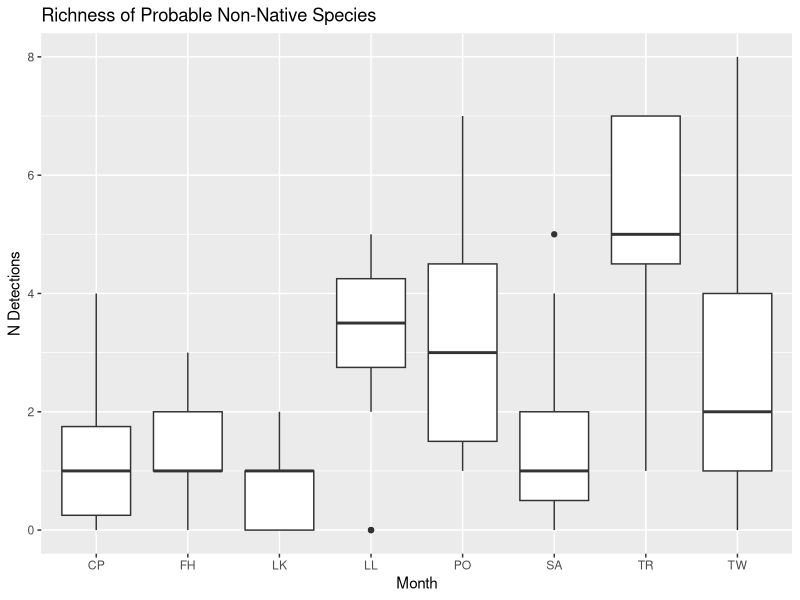
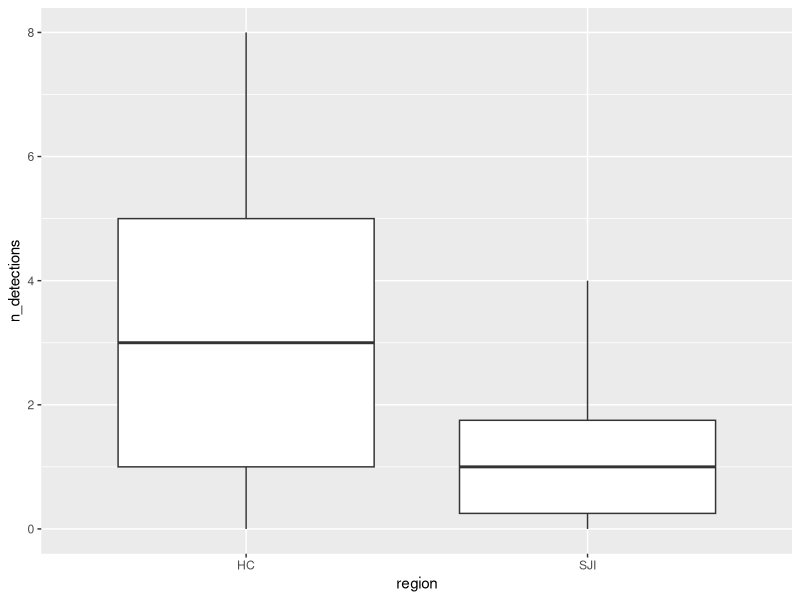
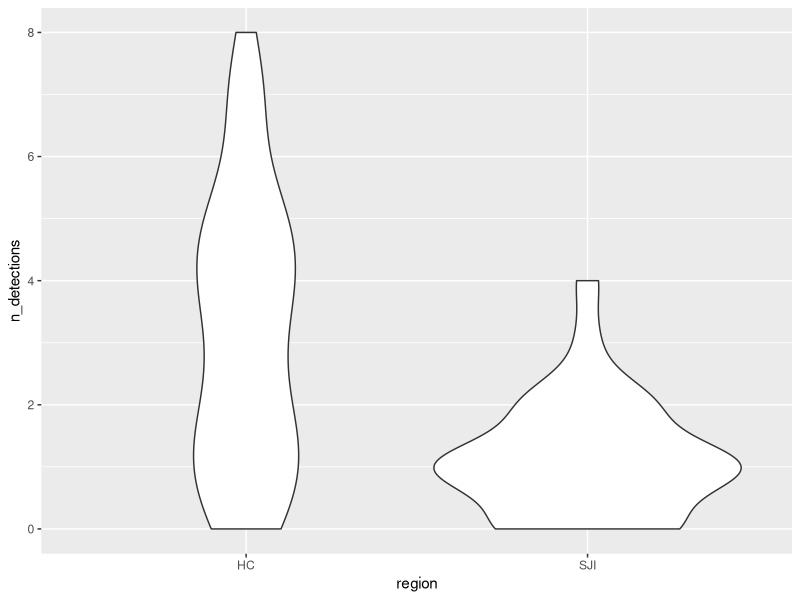
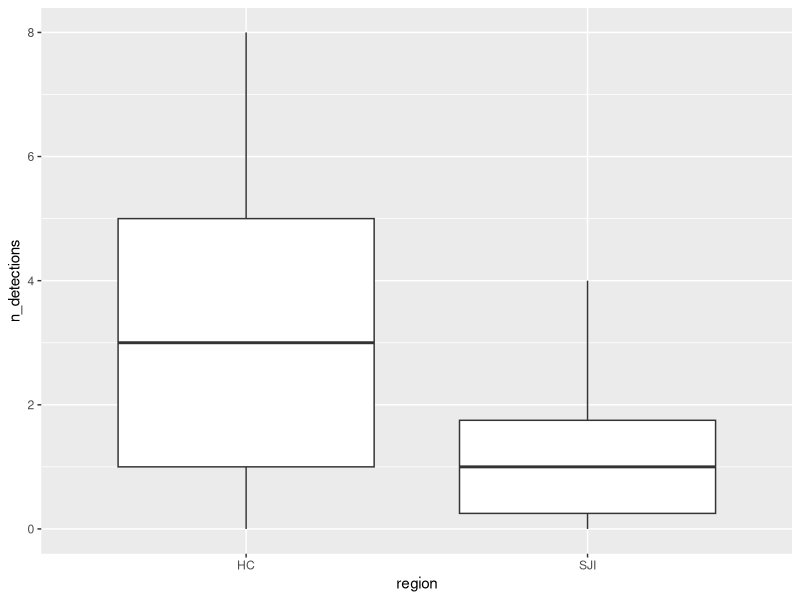
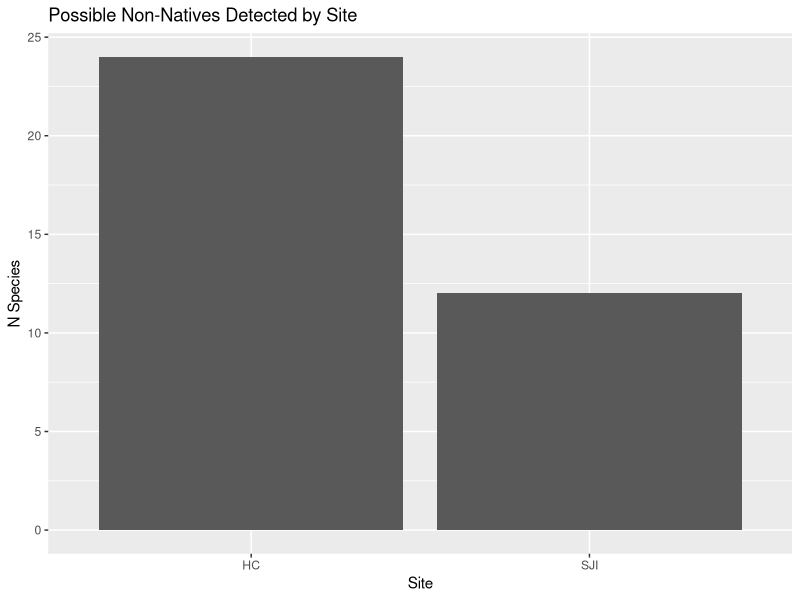

Write the R code that produced these figures, in order.
# INVASIBILITY
# Joe Duprey
# Last Edited: 23/03/2021
# ====================================================
# "I would pick a few things you're confident in, and do a prelim analysis, 
# to see if the hypothesis holds water. Then, if it does, we can do more work 
# on the finer details of making sure each species is correctly ID'd"
#
# merge species distribution data (nonnative_vec) into existing dataframes
# xamine spatial/temporal trends
# ====================================================
library(tidyverse)
library(vegan)

nonnative_status <- read.csv("../docs/all_species_distributions_summary.csv")
just_nonnative <- read.csv("../docs/just_the_suspects.csv")
species_annotated <- read.csv("../data/species_annotated.csv")
by_sample_species <- read.csv('../data/by.sample.species.csv') # reads merged by tech and bio

nonnative_vec <- nonnative_status %>%
  select(species, nonnative)

# QA CHECK
# ====================================================
# get rid of NA species 
species_annotated <- species_annotated %>%
  filter(!(is.na(species)))

nonnative_vec <- nonnative_vec %>%
  filter(!(is.na(species)))

by_sample_species <- by_sample_species %>%
  filter(!(is.na(species)))
# ====================================================
unique(nonnative_vec$nonnative)
#QA distribution annotation data with other dataframes 
QA_species <- inner_join(nonnative_vec, species_annotated)

QA <- species_annotated$species[!(species_annotated$species 
                                  %in% QA_species$species)]
print(QA)

QA <- nonnative_vec$species[!(nonnative_vec$species 
                              %in% species_annotated$species)]
print(QA)

QA <- species_annotated$species[!(species_annotated$species 
                                  %in% nonnative_vec$species)]
print(QA)

length(unique(nonnative_vec$species))
nonnative_vec[duplicated(nonnative_vec$species),] #good, no duplicates now

# comparing by sample species and nonnative_vec
QA <- unique(by_sample_species$species)[!(unique(by_sample_species$species)) 
                                        %in% nonnative_vec$species]
print(QA)

QA <- nonnative_vec$species[!(nonnative_vec$species
                                        %in% unique(by_sample_species$species))]
print(QA)

unique(by_sample_species$species)

#by_sample_species_vec <- as.data.frame(unique(by_sample_species$species))
# ====================================================
species_annotated <- left_join(nonnative_vec, species_annotated)
# now use code from benthic boxplots 
# TODO I think the DF is changing length because NAs in by_sample_species
species_by_sample_alltax <- left_join(by_sample_species, species_annotated, by='species')
species_by_sample_alltax <- species_by_sample_alltax %>%
  filter(benthos %in% c("None","PLK","BEN","Both")) %>%
  separate(col=sample, remove=FALSE, into=c("site", "date"), sep = 2) 

unique(species_by_sample_alltax$nonnative)
# richness by species (or different division if altered)
n_detections_df <- species_by_sample_alltax %>%
  group_by(sample, species, .drop=FALSE) %>%
  summarise(richness = n()) %>%
  ungroup() %>%
  complete(sample, species,
           fill = list(richness = 0)) %>%
  separate(sample, into = c("site","date" ), sep = "_", remove = F)

# Moncho's code to check for NA's 
n_detections_df %>%
  ungroup() %>%
  summarise (sum(is.na(sample)),
             sum(is.na(site)),
             sum(is.na(species)),
             sum(richness == 0))

n_detections_df <- left_join(n_detections_df, nonnative_vec)

taxa_filter <- function(df, dist_status) {
  filt.df <- df %>%
    filter(nonnative %in% dist_status) %>%
    separate(date, into=c("year", "month"), sep=4)
  
  return(filt.df)
}

nonnatives_for_plot <- taxa_filter(n_detections_df, c(1))
just_nonnative_events <- nonnatives_for_plot %>%
  filter(richness == 1)

# TODO double check this code 
total_nn_detections <- nonnatives_for_plot %>%
  select(species, richness, sample) %>%
  group_by(sample) %>% ## group by sample or month or date etc.... 
  mutate(n_detections = sum(richness)) %>%
  distinct(sample, n_detections)

total_nn_detections <- total_nn_detections %>%
  separate(sample, into = c("site","date" ), sep = "_", remove = F) %>%
  separate(date, into=c("year", "month"), sep=4) %>%
  mutate(
    region = case_when(
      site %in% c("CP", "FH", "LK") ~ "SJI",
      site %in% c("LL", "PO", "SA", "TR", "TW") ~ "HC"
    )
  )

# plotting 
# ====================================================  
ggplot(total_nn_detections, aes(x=site, y=n_detections)) + 
  labs(title = "Richness of Probable Non-Native Species",
       x="Month", y="N Detections") +
  geom_boxplot()

ggplot(total_nn_detections, aes(x=region, y=n_detections)) + 
  geom_boxplot()

ggplot(total_nn_detections, aes(x=region, y=n_detections)) + 
  geom_violin()

ggplot(total_nn_detections, aes(x=region, y=n_detections)) + 
  geom_boxplot()

# lets just get a total number of unique nonnative detections for each region
# ====================================================  
# HC vs SJI 
just_nonnative_events <- just_nonnative_events %>%
  filter(nonnative %in% c(1, "possible")) # change this between c(1, "possible") and c(1) 
# for probably vs possible nonnatives. 

unique_species_by_region <- just_nonnative_events %>%
  mutate(
    region = case_when(
      site %in% c("CP", "FH", "LK") ~ "SJI",
      site %in% c("LL", "PO", "SA", "TR", "TW") ~ "HC"
    )) %>%
  distinct(species, region) # change this to site to get site summary 

barchart_df <- unique_species_by_region %>%
  group_by(region) %>% # change this to site to get site summary 
  mutate(n_species = n()) %>%
  distinct(region, n_species) # change to site to get site summary 

ggplot(barchart_df, aes(x=region, y=n_species)) +
  labs(title = "Possible Non-Natives Detected by Site",
       x="Site", y="N Species") +
  geom_bar(stat="identity")
  